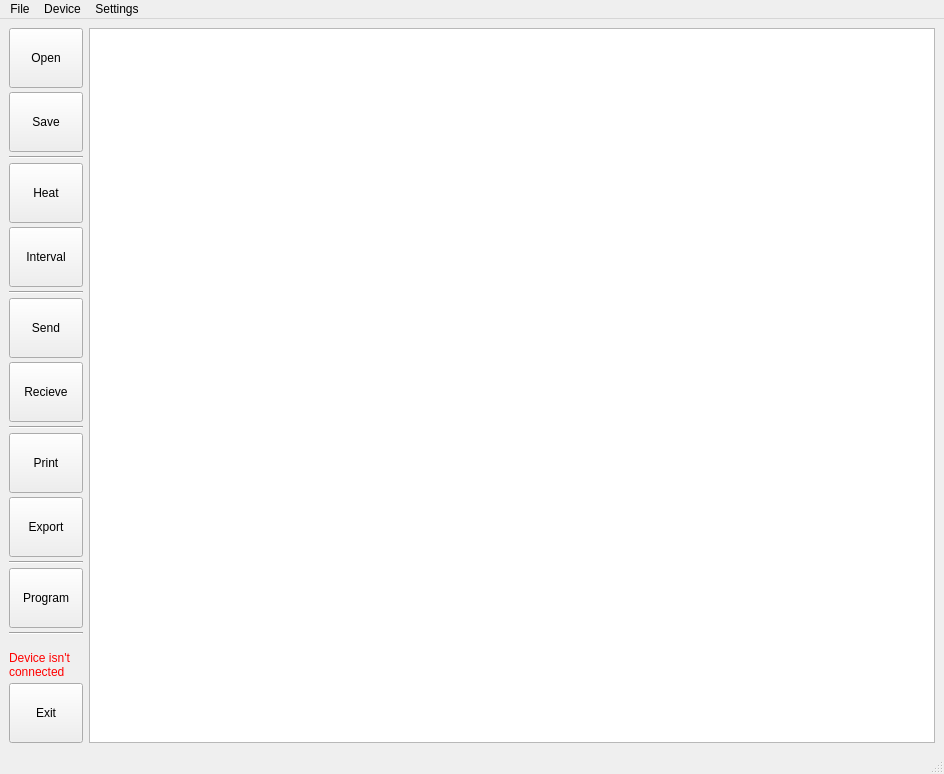
<?xml version="1.0" encoding="UTF-8"?>
<ui version="4.0">
 <class>MainWindow</class>
 <widget class="QMainWindow" name="MainWindow">
  <property name="geometry">
   <rect>
    <x>0</x>
    <y>0</y>
    <width>944</width>
    <height>774</height>
   </rect>
  </property>
  <property name="windowTitle">
   <string>Reforma</string>
  </property>
  <property name="windowIcon">
   <iconset resource="Resources.qrc">
    <normaloff>:/icons/icons/reforma1.ico</normaloff>:/icons/icons/reforma1.ico</iconset>
  </property>
  <property name="styleSheet">
   <string notr="true">QMainWindow#MainWindow{
	
}
QPushButton{
	background-image: :/../../Users/aziya/Downloads/ButtonBackground.jpg;
	border-radius: 10px;
}</string>
  </property>
  <widget class="QWidget" name="centralwidget">
   <property name="styleSheet">
    <string notr="true"/>
   </property>
   <layout class="QHBoxLayout" name="horizontalLayout">
    <item>
     <layout class="QVBoxLayout" name="verticalLayout">
      <property name="spacing">
       <number>4</number>
      </property>
      <item>
       <widget class="QToolButton" name="toolButtonOpen">
        <property name="minimumSize">
         <size>
          <width>74</width>
          <height>60</height>
         </size>
        </property>
        <property name="text">
         <string>Open</string>
        </property>
        <property name="icon">
         <iconset resource="Resources.qrc">
          <normaloff>:/icons/icons/load1.png</normaloff>:/icons/icons/load1.png</iconset>
        </property>
        <property name="iconSize">
         <size>
          <width>30</width>
          <height>30</height>
         </size>
        </property>
       </widget>
      </item>
      <item>
       <widget class="QToolButton" name="toolButtonSave">
        <property name="minimumSize">
         <size>
          <width>74</width>
          <height>60</height>
         </size>
        </property>
        <property name="text">
         <string>Save</string>
        </property>
        <property name="icon">
         <iconset resource="Resources.qrc">
          <normaloff>:/icons/icons/save.png</normaloff>:/icons/icons/save.png</iconset>
        </property>
        <property name="iconSize">
         <size>
          <width>30</width>
          <height>30</height>
         </size>
        </property>
       </widget>
      </item>
      <item>
       <widget class="Line" name="line_3">
        <property name="orientation">
         <enum>Qt::Horizontal</enum>
        </property>
       </widget>
      </item>
      <item>
       <widget class="QToolButton" name="toolButtonHeat">
        <property name="minimumSize">
         <size>
          <width>74</width>
          <height>60</height>
         </size>
        </property>
        <property name="acceptDrops">
         <bool>false</bool>
        </property>
        <property name="text">
         <string>Heat</string>
        </property>
        <property name="icon">
         <iconset resource="Resources.qrc">
          <normaloff>:/icons/icons/heater2.png</normaloff>:/icons/icons/heater2.png</iconset>
        </property>
        <property name="iconSize">
         <size>
          <width>40</width>
          <height>40</height>
         </size>
        </property>
        <property name="checkable">
         <bool>true</bool>
        </property>
       </widget>
      </item>
      <item>
       <widget class="QToolButton" name="toolButtonInterval">
        <property name="minimumSize">
         <size>
          <width>74</width>
          <height>60</height>
         </size>
        </property>
        <property name="text">
         <string>Interval</string>
        </property>
        <property name="icon">
         <iconset resource="Resources.qrc">
          <normaloff>:/icons/icons/interval.png</normaloff>:/icons/icons/interval.png</iconset>
        </property>
        <property name="iconSize">
         <size>
          <width>30</width>
          <height>30</height>
         </size>
        </property>
        <property name="checkable">
         <bool>false</bool>
        </property>
       </widget>
      </item>
      <item>
       <widget class="Line" name="line_2">
        <property name="frameShadow">
         <enum>QFrame::Sunken</enum>
        </property>
        <property name="orientation">
         <enum>Qt::Horizontal</enum>
        </property>
       </widget>
      </item>
      <item>
       <widget class="QToolButton" name="toolButtonSend">
        <property name="minimumSize">
         <size>
          <width>74</width>
          <height>60</height>
         </size>
        </property>
        <property name="text">
         <string>Send</string>
        </property>
        <property name="icon">
         <iconset resource="Resources.qrc">
          <normaloff>:/icons/icons/send.png</normaloff>:/icons/icons/send.png</iconset>
        </property>
        <property name="iconSize">
         <size>
          <width>30</width>
          <height>30</height>
         </size>
        </property>
       </widget>
      </item>
      <item>
       <widget class="QToolButton" name="toolButtonRecieve">
        <property name="minimumSize">
         <size>
          <width>74</width>
          <height>60</height>
         </size>
        </property>
        <property name="text">
         <string>Recieve</string>
        </property>
        <property name="icon">
         <iconset resource="Resources.qrc">
          <normaloff>:/icons/icons/receive.png</normaloff>:/icons/icons/receive.png</iconset>
        </property>
        <property name="iconSize">
         <size>
          <width>30</width>
          <height>30</height>
         </size>
        </property>
       </widget>
      </item>
      <item>
       <widget class="Line" name="line_4">
        <property name="orientation">
         <enum>Qt::Horizontal</enum>
        </property>
       </widget>
      </item>
      <item>
       <widget class="QToolButton" name="toolButtonPrint">
        <property name="minimumSize">
         <size>
          <width>74</width>
          <height>60</height>
         </size>
        </property>
        <property name="text">
         <string>Print</string>
        </property>
        <property name="icon">
         <iconset resource="Resources.qrc">
          <normaloff>:/icons/icons/print1.png</normaloff>:/icons/icons/print1.png</iconset>
        </property>
        <property name="iconSize">
         <size>
          <width>30</width>
          <height>30</height>
         </size>
        </property>
       </widget>
      </item>
      <item>
       <widget class="QToolButton" name="toolButtonExport">
        <property name="minimumSize">
         <size>
          <width>74</width>
          <height>60</height>
         </size>
        </property>
        <property name="text">
         <string>Export</string>
        </property>
        <property name="icon">
         <iconset resource="Resources.qrc">
          <normaloff>:/icons/icons/export7.png</normaloff>:/icons/icons/export7.png</iconset>
        </property>
        <property name="iconSize">
         <size>
          <width>30</width>
          <height>30</height>
         </size>
        </property>
       </widget>
      </item>
      <item>
       <widget class="Line" name="line_6">
        <property name="orientation">
         <enum>Qt::Horizontal</enum>
        </property>
       </widget>
      </item>
      <item>
       <widget class="QToolButton" name="toolButtonProgramList">
        <property name="minimumSize">
         <size>
          <width>74</width>
          <height>60</height>
         </size>
        </property>
        <property name="text">
         <string>Program</string>
        </property>
        <property name="icon">
         <iconset resource="Resources.qrc">
          <normaloff>:/icons/icons/Tab.png</normaloff>:/icons/icons/Tab.png</iconset>
        </property>
        <property name="iconSize">
         <size>
          <width>35</width>
          <height>35</height>
         </size>
        </property>
       </widget>
      </item>
      <item>
       <widget class="Line" name="line_5">
        <property name="orientation">
         <enum>Qt::Horizontal</enum>
        </property>
       </widget>
      </item>
      <item>
       <spacer name="verticalSpacer">
        <property name="orientation">
         <enum>Qt::Vertical</enum>
        </property>
        <property name="sizeType">
         <enum>QSizePolicy::Expanding</enum>
        </property>
        <property name="sizeHint" stdset="0">
         <size>
          <width>20</width>
          <height>40</height>
         </size>
        </property>
       </spacer>
      </item>
      <item>
       <widget class="QLabel" name="labelDeviceStatus">
        <property name="styleSheet">
         <string notr="true">font: &quot;Arial Rounded MT Bold&quot;;
color: rgb(255, 0, 0);</string>
        </property>
        <property name="text">
         <string>Device isn't &lt;br&gt;
connected</string>
        </property>
       </widget>
      </item>
      <item>
       <widget class="QToolButton" name="toolButtonExit">
        <property name="minimumSize">
         <size>
          <width>74</width>
          <height>60</height>
         </size>
        </property>
        <property name="text">
         <string>Exit</string>
        </property>
        <property name="icon">
         <iconset resource="Resources.qrc">
          <normaloff>:/icons/icons/exit.png</normaloff>:/icons/icons/exit.png</iconset>
        </property>
        <property name="iconSize">
         <size>
          <width>40</width>
          <height>40</height>
         </size>
        </property>
       </widget>
      </item>
     </layout>
    </item>
    <item>
     <layout class="QVBoxLayout" name="verticalLayout_2">
      <property name="spacing">
       <number>0</number>
      </property>
      <property name="sizeConstraint">
       <enum>QLayout::SetMaximumSize</enum>
      </property>
      <item>
       <widget class="TabsWidget" name="tabsWidget" native="true">
        <property name="baseSize">
         <size>
          <width>800</width>
          <height>600</height>
         </size>
        </property>
       </widget>
      </item>
      <item>
       <widget class="ResizableGraphicsView" name="graphicsView">
        <property name="sizePolicy">
         <sizepolicy hsizetype="Expanding" vsizetype="Expanding">
          <horstretch>0</horstretch>
          <verstretch>0</verstretch>
         </sizepolicy>
        </property>
       </widget>
      </item>
     </layout>
    </item>
   </layout>
  </widget>
  <widget class="QMenuBar" name="menubar">
   <property name="geometry">
    <rect>
     <x>0</x>
     <y>0</y>
     <width>944</width>
     <height>21</height>
    </rect>
   </property>
   <widget class="QMenu" name="menuFile">
    <property name="title">
     <string>File</string>
    </property>
    <addaction name="actionOpen"/>
    <addaction name="actionSave"/>
    <addaction name="separator"/>
    <addaction name="actionPrint"/>
    <addaction name="actionExport"/>
    <addaction name="separator"/>
    <addaction name="actionExit"/>
   </widget>
   <widget class="QMenu" name="menuDevice">
    <property name="title">
     <string>Device</string>
    </property>
    <addaction name="actionSend"/>
    <addaction name="actionRecieve"/>
    <addaction name="separator"/>
    <addaction name="actionHalfhour_mode"/>
    <addaction name="separator"/>
   </widget>
   <widget class="QMenu" name="menuSettings">
    <property name="title">
     <string>Settings</string>
    </property>
    <widget class="QMenu" name="menuLanguage">
     <property name="inputMethodHints">
      <set>Qt::ImhNone</set>
     </property>
     <property name="title">
      <string>Language</string>
     </property>
    </widget>
    <addaction name="menuLanguage"/>
    <addaction name="separator"/>
    <addaction name="actionLicence"/>
    <addaction name="actionAdmin"/>
    <addaction name="actionDefaultSettings"/>
   </widget>
   <addaction name="menuFile"/>
   <addaction name="menuDevice"/>
   <addaction name="menuSettings"/>
  </widget>
  <widget class="QStatusBar" name="statusbar"/>
  <action name="actionLicence">
   <property name="text">
    <string>License</string>
   </property>
  </action>
  <action name="actionSend">
   <property name="icon">
    <iconset resource="Resources.qrc">
     <normaloff>:/icons/icons/send.png</normaloff>:/icons/icons/send.png</iconset>
   </property>
   <property name="text">
    <string>Send</string>
   </property>
  </action>
  <action name="actionRecieve">
   <property name="icon">
    <iconset resource="Resources.qrc">
     <normaloff>:/icons/icons/receive.png</normaloff>:/icons/icons/receive.png</iconset>
   </property>
   <property name="text">
    <string>Recieve</string>
   </property>
  </action>
  <action name="actionOpen">
   <property name="icon">
    <iconset resource="Resources.qrc">
     <normaloff>:/icons/icons/load1.png</normaloff>:/icons/icons/load1.png</iconset>
   </property>
   <property name="text">
    <string>Open</string>
   </property>
  </action>
  <action name="actionSave">
   <property name="icon">
    <iconset resource="Resources.qrc">
     <normaloff>:/icons/icons/save.png</normaloff>:/icons/icons/save.png</iconset>
   </property>
   <property name="text">
    <string>Save</string>
   </property>
  </action>
  <action name="actionPrint">
   <property name="icon">
    <iconset resource="Resources.qrc">
     <normaloff>:/icons/icons/print1.png</normaloff>:/icons/icons/print1.png</iconset>
   </property>
   <property name="text">
    <string>Print</string>
   </property>
  </action>
  <action name="actionExport">
   <property name="icon">
    <iconset resource="Resources.qrc">
     <normaloff>:/icons/icons/export7.png</normaloff>:/icons/icons/export7.png</iconset>
   </property>
   <property name="text">
    <string>Export PDF</string>
   </property>
  </action>
  <action name="actionExit">
   <property name="icon">
    <iconset resource="Resources.qrc">
     <normaloff>:/icons/icons/exit.png</normaloff>:/icons/icons/exit.png</iconset>
   </property>
   <property name="text">
    <string>Exit</string>
   </property>
  </action>
  <action name="actionHalfhour_mode">
   <property name="text">
    <string>Halfhour mode</string>
   </property>
  </action>
  <action name="actionAdmin">
   <property name="text">
    <string>Admin</string>
   </property>
  </action>
  <action name="actionDefaultSettings">
   <property name="text">
    <string>Default Settings</string>
   </property>
  </action>
 </widget>
 <customwidgets>
  <customwidget>
   <class>ResizableGraphicsView</class>
   <extends>QGraphicsView</extends>
   <header location="global">graphicItems/resizablegraphicsview.h</header>
  </customwidget>
  <customwidget>
   <class>TabsWidget</class>
   <extends>QWidget</extends>
   <header location="global">tabswidget.h</header>
   <container>1</container>
  </customwidget>
 </customwidgets>
 <resources>
  <include location="Resources.qrc"/>
 </resources>
 <connections/>
</ui>
